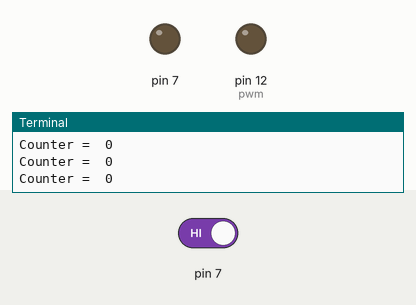
Recording of a program running on a simulated Raspberry Pi (header pin numbers). Shown: output pins drawn as LEDs (lit = HIGH), the last lines printed to the terminal. Inputs (shaded band) come from the test bench; at power-on: pin 7 HIGH.

Above: at 1.2 s.
1.3 s: pin 7 driven LOW
At 2.7 s:
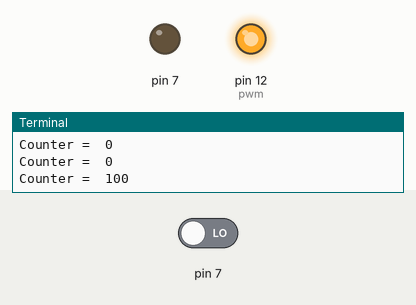
3.8 s: pin 7 driven HIGH
At 5.1 s:
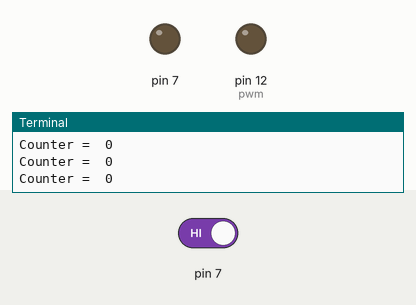
5.4 s: pin 7 driven LOW
At 7.2 s:
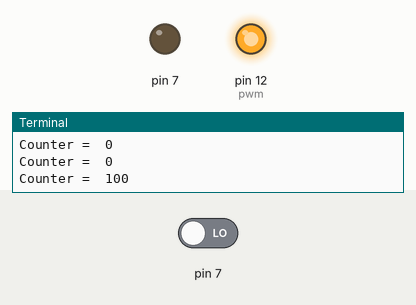
Timing chart, 0 to 8.7 s (numbered marks = the images above; inputs shaded):
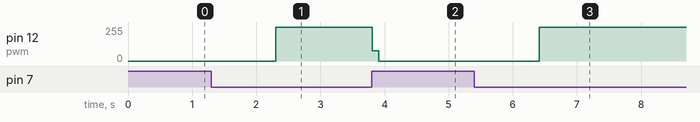

Measured:
- after the input at 1.3 s, pin 12 (pwm): 0/255 → 255/255 after 1.0 s
- after the input at 3.8 s, pin 12 (pwm): 255/255 → 77/255 at once, → 0/255 0.10 s later
- after the input at 5.4 s, pin 12 (pwm): 0/255 → 255/255 after 1.0 s

The program:

3._Auto-lighting_LED_with_PWM.py
```python
import RPi.GPIO as GPIO
import time
GPIO.setmode(GPIO.BOARD)
GPIO.setup(12, GPIO.OUT)
pwm = GPIO.PWM(12, 100)
pwm.start(0)     # Initially start at 0% Duty Cycle

try:
    while True:
        counter = 0
        GPIO.setup(7, GPIO.OUT)
        GPIO.output(7, 0)
        time.sleep(0.1)
        GPIO.setup(7, GPIO.IN)
        while not GPIO.input(7) and counter < 100:
            counter += 1
            time.sleep(0.01)
        print("Counter = ", counter)
        pwm.ChangeDutyCycle(counter)

except:
    print("Program terminating")
    pwm.stop()
    GPIO.cleanup(7)
    GPIO.cleanup(12)
```
